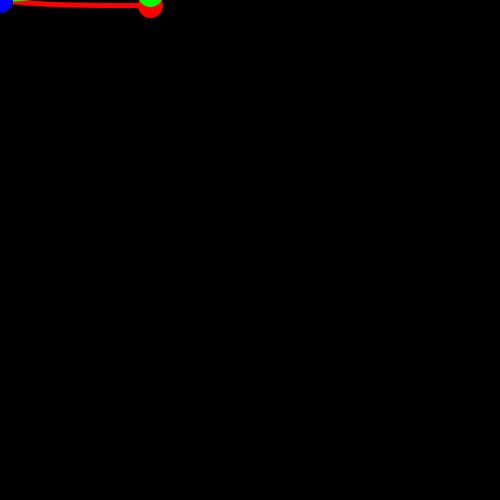
Frame 1 (no input)
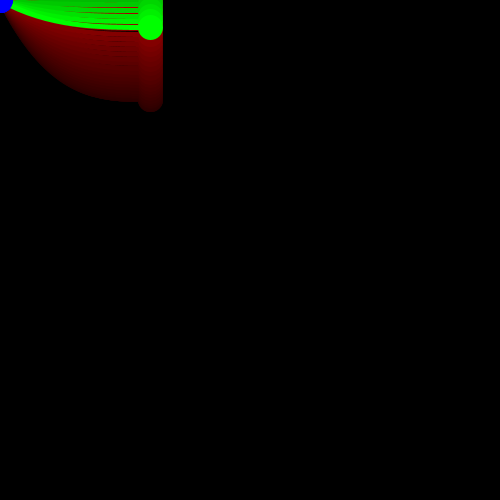
Frame 60 (the mouse pressed at the canvas centre just before this capture)
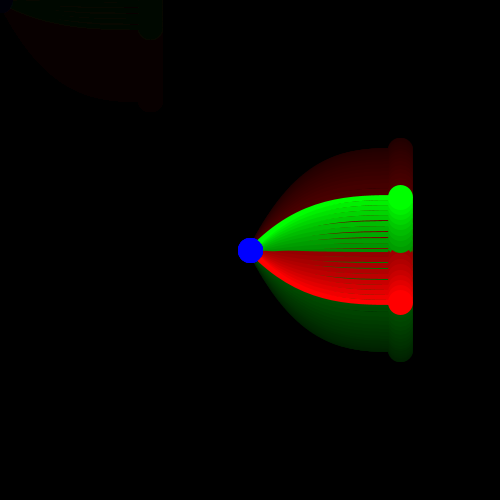
Frame 120 (the mouse held since frame 60 and released just before this capture)

The Processing sketch that drew these frames (run headless with seeded random() and noise(); from frame 60 on, the mouse is pressed at the canvas centre):

// Processing sketch: processing_69566
// ── processing_69566.pde

//Pat Mooney
//CC Lab Homework 2

int     radius;
float   frequency, position, positionAdder;
float   posOne, posTwo;
float[] ballY;
float[] ballX;

void setup() {
  size(500, 500);
  background(0);
  smooth();
  strokeWeight(5);
  
  ballY = new float[6];
  for (int i = 0; i < 6; i++){
    ballY[i] = random(-250, 250);
  }
  
  
  ballX = new float[6];
  for (int i = 0; i < 6; i++){
  ballX[i] = random(-1500, -250);
  }
  

  radius        = 100;
  frequency     = 400;
  position      = 0;

  positionAdder = (frequency / 44100) * TWO_PI;
}

void draw() {
  noStroke();
  
  //background
  fill(0, 0, 0, 15);
  rect(0, 0, width, height);

  translate(width/2, height/2);
  position += positionAdder;

  // Red Circle
  fill(255, 0, 0);
  stroke(255, 0, 0);
  posOne = oscillationPositive(position);
  ellipse((mouseX - 100), (posOne + (mouseY - 250)), 20, 20);
  noFill();
  bezier(float(mouseX - 100), (posOne + (mouseY - 250)), float(mouseX - 150), (posOne + (mouseY - 250)), float(mouseX - 200), (posOne + (mouseY - 250)), float(mouseX - 250), (mouseY - 250));

  // Green
  fill(0, 255, 0);
  stroke(0, 255, 0);
  posTwo = oscillationNegative(position);
  ellipse((mouseX - 100), (posTwo + (mouseY - 250)), 20, 20);
  noFill();
  bezier(float(mouseX - 100), (posTwo + (mouseY - 250)), float(mouseX - 150), (posTwo + (mouseY - 250)), float(mouseX - 200), (posTwo + (mouseY - 250)), float(mouseX - 250), (mouseY - 250));

  //blue center
  fill(0, 0, 255);
  stroke(0, 0, 255);
  ellipse((mouseX - 250), (mouseY - 250), 20, 20);

  //floating spheres
  fill(255, 255, 255);
  stroke(255, 255, 255);
  ellipse(ballX[0], ballY[0], 3, 3);
  ellipse(ballX[1], ballY[1], 3, 3);
  ellipse(ballX[2], ballY[2], 3, 3);
  ellipse(ballX[3], ballY[3], 3, 3);
  ellipse(ballX[4], ballY[4], 3, 3);
  ellipse(ballX[5], ballY[5], 3, 3);
  
  ballX[0] = ballX[0]+ 3;
  ballX[1] = ballX[1]+ 3;
  ballX[2] = ballX[2]+ 3;
  ballX[3] = ballX[3]+ 3;
  ballX[4] = ballX[4]+ 3;
  ballX[5] = ballX[5]+ 3;
  
  if(ballX[0] > 250){ballX[0] = random(-1500, -250);}
  if(ballX[1] > 250){ballX[1] = random(-1500, -250);}
  if(ballX[2] > 250){ballX[2] = random(-1500, -250);}
  if(ballX[3] > 250){ballX[3] = random(-1500, -250);}
  if(ballX[4] > 250){ballX[4] = random(-1500, -250);}
  if(ballX[5] > 250){ballX[5] = random(-1500, -250);}

}


float oscillationPositive(float position) {

  float pos = sin(position);
  pos = pos * radius;
  while (position > TWO_PI) { position -= TWO_PI; }
  return pos;
}

float oscillationNegative(float position) {

  float pos = sin(position-PI);
  pos = pos * radius;
  
  while (position > TWO_PI) { position -= TWO_PI; }
  
  return pos;
}
